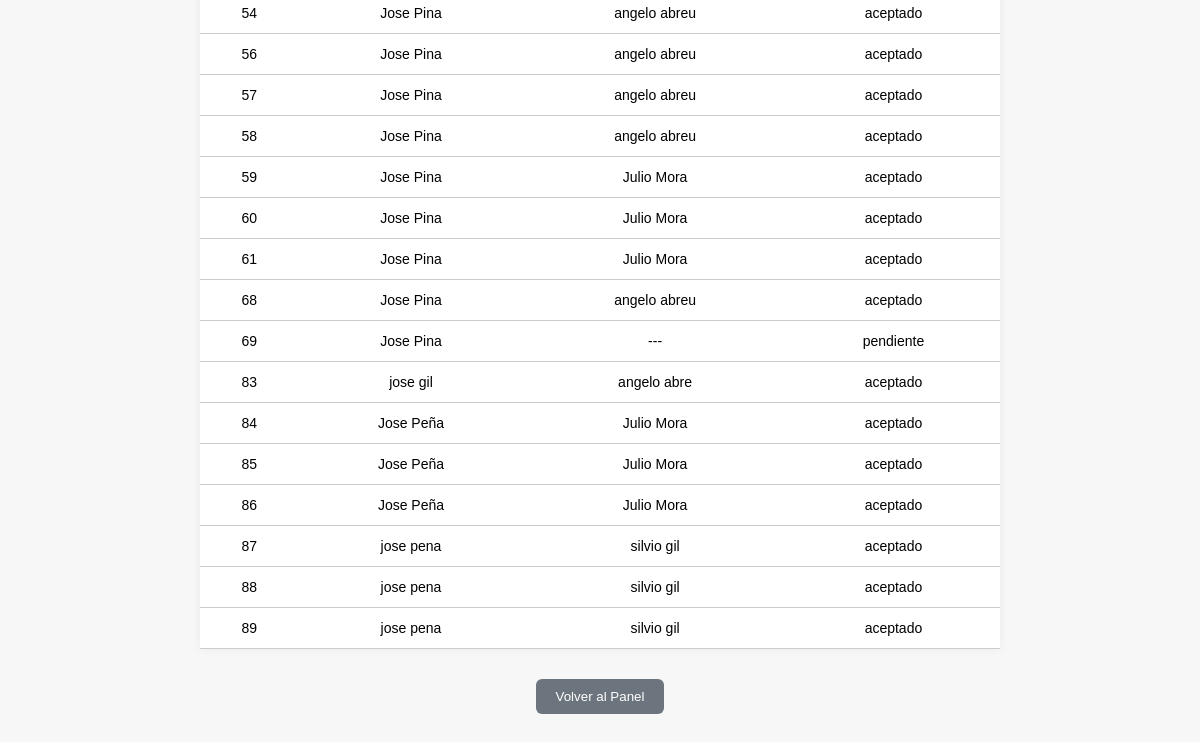
/admin_solicitudes (lower part), run on an earlier commit of the app's database.
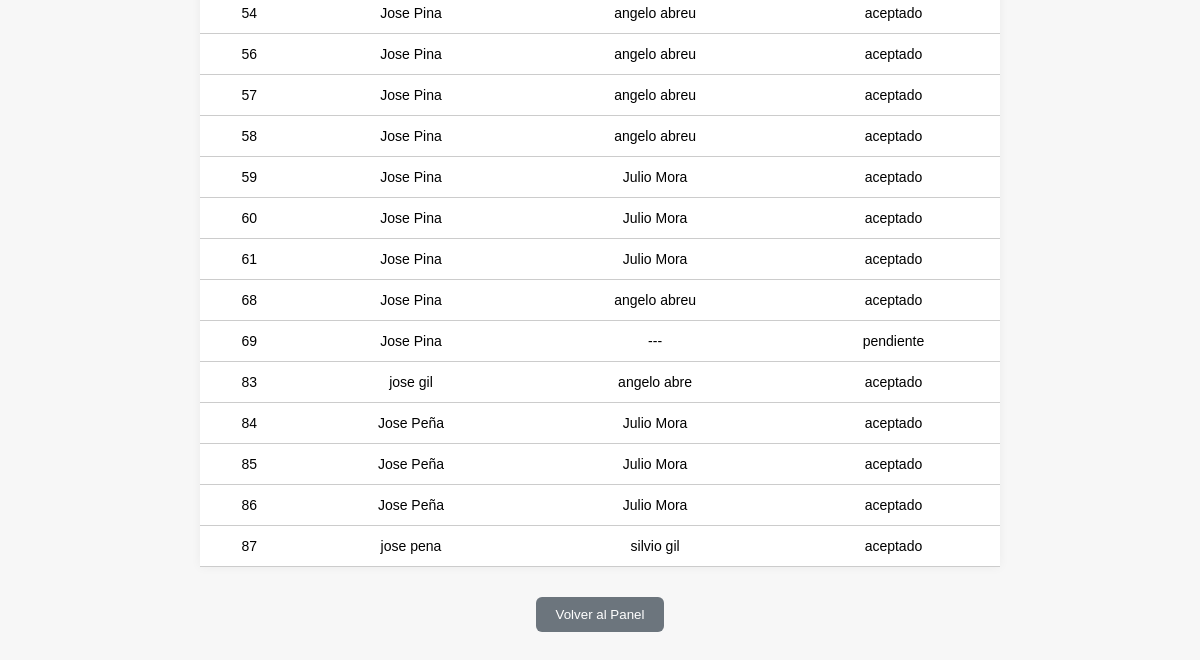
And on a later commit of the database.
### app.py (models this page shows)
class Solicitud(db.Model):
    id = db.Column(db.Integer, primary_key=True)
    cliente_id = db.Column(db.Integer)
    estado = db.Column(db.String(50), default='pendiente')
    latitud = db.Column(db.Float)
    longitud = db.Column(db.Float)
    lavador_id = db.Column(db.Integer)
    calificacion = db.Column(db.String(50))
    comentario = db.Column(db.String(200))
    tiene_mensajes_nuevos = db.Column(db.Boolean, default=False)

### app.py (the view)
@app.route('/admin_solicitudes')
def admin_solicitudes():
    solicitudes = Solicitud.query.all()
    for s in solicitudes:
        cliente = Usuario.query.get(s.cliente_id)
        lavador = Usuario.query.get(s.lavador_id)
        s.cliente_nombre = cliente.nombre if cliente else '---'
        s.cliente_apellido = cliente.apellido if cliente else ''
        s.lavador_nombre = lavador.nombre if lavador else '---'
        s.lavador_apellido = lavador.apellido if lavador else ''
    return render_template('admin_solicitudes.html', solicitudes=solicitudes)

### templates/admin_solicitudes.html (shortened to what this page needs)
<!DOCTYPE html>
<html lang="es">
<head>
</head>
<body>
    <table>
        {% for s in solicitudes %}
        <tr>
            <td>{{ s.id }}</td>
            <td>{{ s.cliente_nombre }} {{ s.cliente_apellido }}</td>
            <td>{{ s.lavador_nombre }} {{ s.lavador_apellido }}</td>
            <td>{{ s.estado }}</td>
        </tr>
        {% endfor %}
    </table>
    <button class="volver" onclick="window.location.href='/admin_dashboard'">Volver al Panel</button>
</body>
</html>

### templates/admin_solicitudes.html (style rules this page uses)
body { font-family: Arial, sans-serif; background-color: #f7f7f7; text-align: center; padding: 20px; }
table { width: 90%; max-width: 800px; margin: 0 auto; border-collapse: collapse; background-color: #fff; box-shadow: 0 0 10px rgba(0,0,0,0.05); }
.volver { margin-top: 30px; padding: 10px 20px; background-color: #6c757d; color: white; border: none; border-radius: 6px; cursor: pointer; }

What changed in the data, as far as the page shows it:
removed Solicitud: id "88", cliente_nombre "jose", cliente_apellido "pena", lavador_nombre "silvio", lavador_apellido "gil", estado "aceptado"
removed Solicitud: id "89", cliente_nombre "jose", cliente_apellido "pena", lavador_nombre "silvio", lavador_apellido "gil", estado "aceptado"
